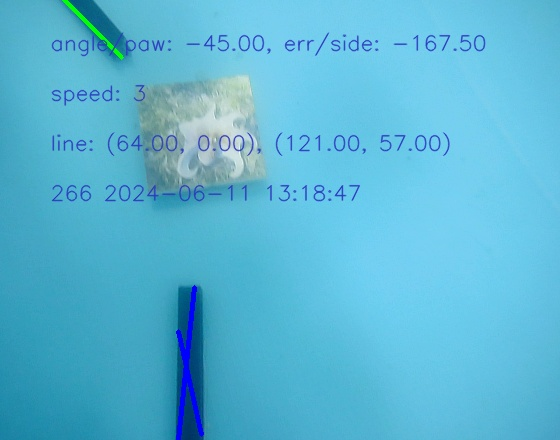
#> input picture documents/visualization.jpg, 560 x 440 px, given in place of 3_1.png, which was not available
$ jupyter execute --allow-errors cc.ipynb   (text cells are left out)
#> lines starting #> are read from the running program, lines starting #| are printed output that depends on the picture; pictures that were not available may be replaced by others from this repository, and a replacement may not be noted
[cell 1]
import cv2
import numpy as np
from datetime import datetime
import matplotlib.pyplot as plt
import math

from utils.line import *

[cell 2]
img_path = "/home/rp24/file/test_img/3_1.png"
lower_hsv = np.array([0, 0, 240])   # 直线色域 0 0 245
upper_hsv = np.array([180, 255, 255])


frame = cv2.imread(img_path)
#> frame is the input picture: shape (440, 560, 3); mean B, G, R 213, 182.3, 89.9
height, width, _ = frame.shape
#> height = 440; width = 560

#> (the rest of this cell did not finish here and is left out)

[cell 3]
plt.imshow(frame)

# Add lines on the frame
num_start = 0
num_end = num_start + 44
#> (the rest of this cell did not finish here and is left out)

[cell 4]
cap = cv2.VideoCapture(0)

output_dir = "/home/rp24/file/debug_output"

idx = 0
ret, FrameImage = cap.read()
print(ret)
#| True

[cell 5]
from utils.line import *
img_path = "/home/rp24/file/test_img/aw4.jpg"

lower_hsv = np.array([0, 0, 40])   # 直线色域 0 0 245
upper_hsv = np.array([180, 255, 255])

frame = cv2.imread(img_path)
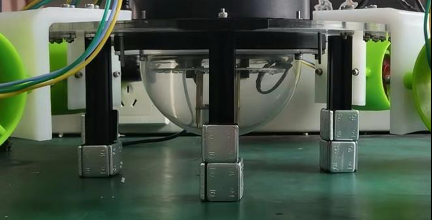
#> input picture documents/camera_position.png, 432 x 220 px, given in place of aw4.jpg, which was not available
#> frame is the input picture: shape (220, 432, 3); mean B, G, R 74.1, 92.2, 77.7
frame = cv2.resize(frame,(600, 400),)
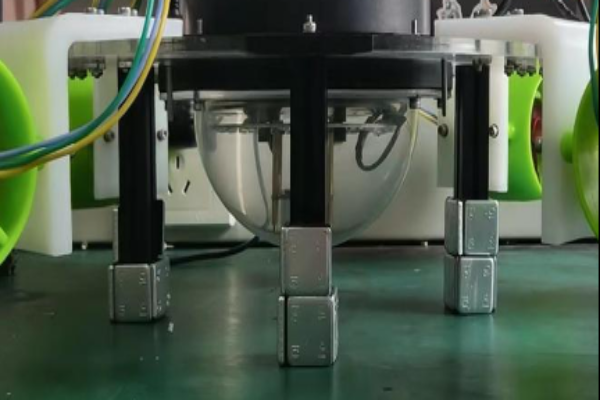
#> frame: shape (400, 600, 3); mean B, G, R 74, 92.1, 77.6
height, width, _ = frame.shape
#> height = 400; width = 600

#> (the rest of this cell did not finish here and is left out)

#> (a cell that did not finish here is left out)

#> (a cell that did not finish here is left out)

[cell 8]
def get_key_lines(lines, std_threshold):
    cal = get_center_and_angle_len(lines)
    var = np.var(cal, axis=0)
    n_lines = 1 if max(var[0], var[1]) < std_threshold else 2
    clusters = cluster(cal, n_lines)
    if n_lines == 1:
        return n_lines, lines[0], cal[0]
    else:
        cal0 = cal[clusters == 0]
        cal1 = cal[clusters == 1]
        lines0 = lines[clusters == 0]
        lines1 = lines[clusters == 1]
        return n_lines, (lines0[0], lines1[0]), (cal0[0], cal1[0])

#> (a cell that did not finish here is left out)

[cell 10]
def get_focus_area(frame, lines):
    pass

[cell 11]
import matplotlib.pyplot as plt
plt.figure()

img_path = "/home/rp24/file/test_img/aw3.jpg"
img = cv2.imread(img_path)
#> (the rest of this cell did not finish here and is left out)

[cell 12]
import cv2
img_path = "/home/rp24/file/test_img/aw3.jpg"
import matplotlib.pyplot as plt

# Load the image
img_path = "/home/rp24/file/test_img/aw3.jpg"
img = cv2.imread(img_path)

# Convert the image to different color spaces
img_rgb = cv2.cvtColor(img, cv2.COLOR_BGR2RGB)
img_hsv = cv2.cvtColor(img, cv2.COLOR_BGR2HSV)
#> img_hsv: shape (220, 432, 3); mean H, S, V 60.4, 69.2, 92.8
img_gray = cv2.cvtColor(img, cv2.COLOR_BGR2GRAY)
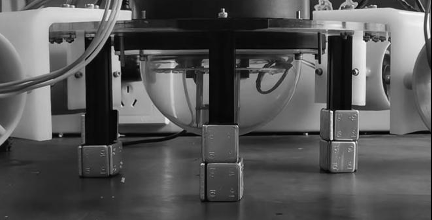
#> img_gray: shape (220, 432); min 0, max 253, mean 85.8

# Display the images using matplotlib
plt.figure(figsize=(12, 6))

for i in range(3):
    plt.subplot(int(f"33{i*3+1}"))
    plt.imshow(img_rgb[..., i])
    plt.title("RGB")

for i in range(3):
    plt.subplot(int(f"33{i*3+2}"))
    plt.imshow(img_hsv[..., i])
    plt.title("HSV")

plt.subplot(int(f"133"))
plt.imshow(img_gray, cmap='gray')
plt.title("Grayscale")

plt.tight_layout()
plt.show()
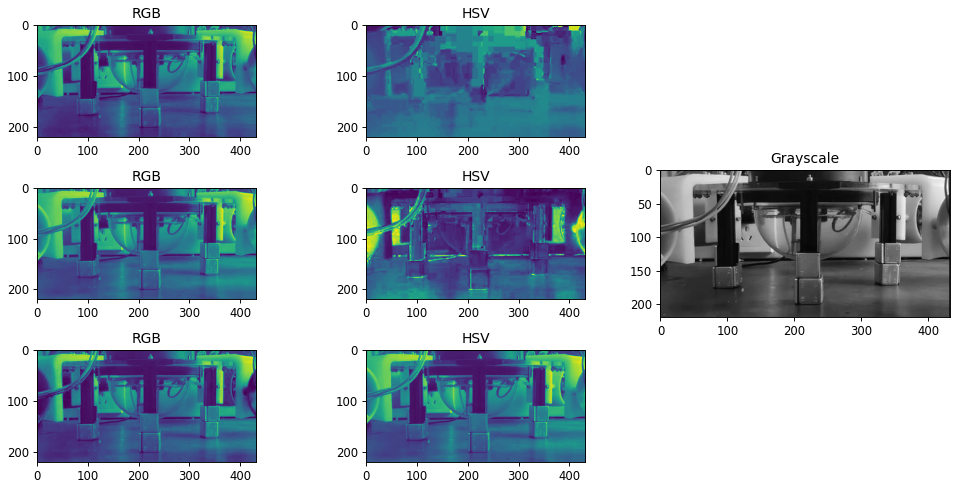
#> figure drawn by matplotlib, 7 panels

[cell 13]
import numpy as np
import h5py

[cell 14]
# 1. 写入
f = h5py.File('./demo.h5', 'w')     # 打开文件，更推荐用with管理上下文

print(f.name)        # '/',  file相当于root
print(f.keys())      # <KeysViewHDF5 []>, 所有group的名称，相当于索引

[cell 15]
# 直接赋值
A = np.random.rand(100,100)
f['numpy_A'] = A    # f[key]=value直接赋值，存储对应的group（numpy_A）和dataset(A)
for name in f:    # 等同于for name in f.keys()
    print(name)   # numpy_A
